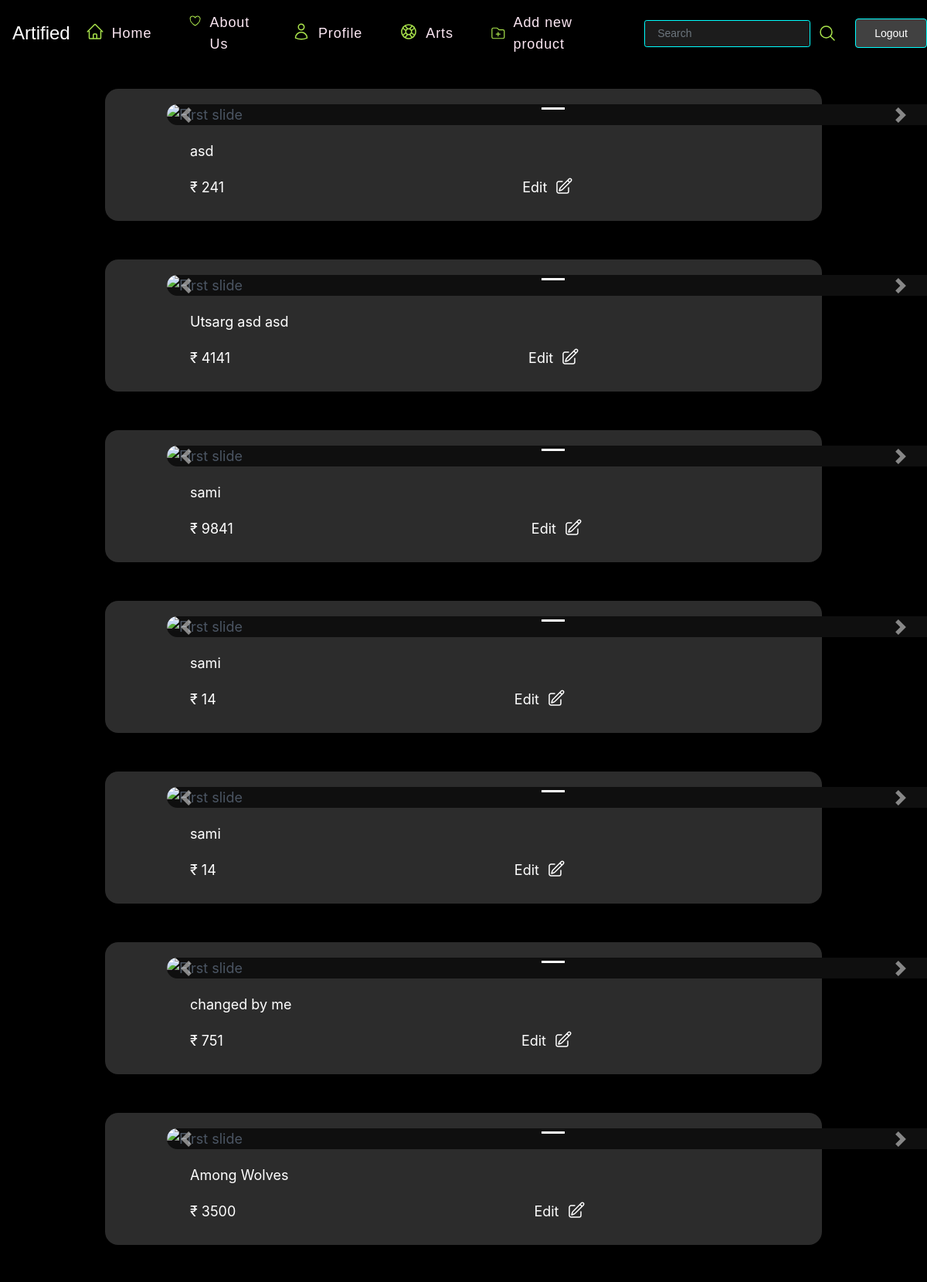
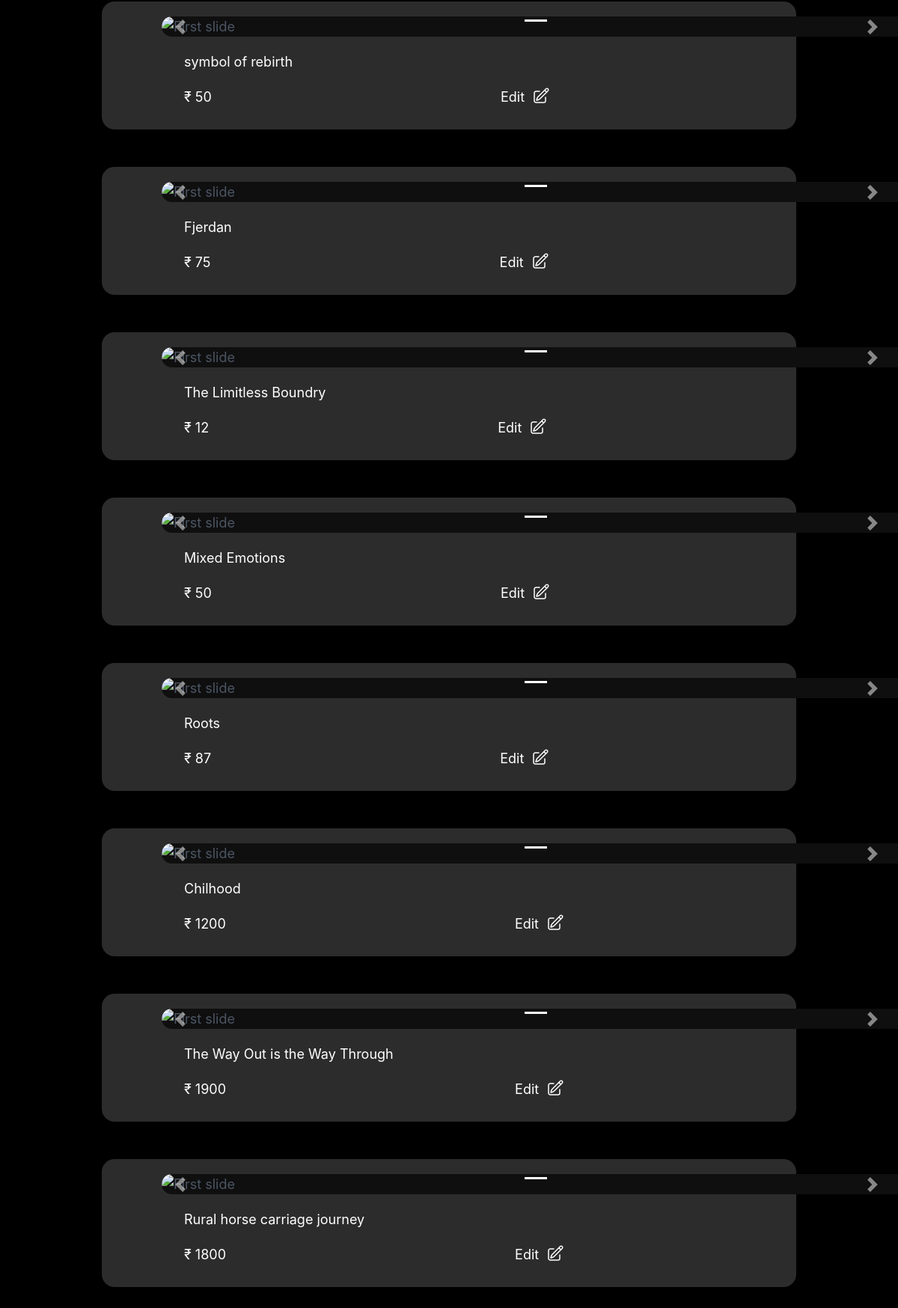
The app's page /seller/arts/ (signed in) with its own data (2 pictures, top to bottom).
### shop/models.py (models this page shows, shortened)
class Product(models.Model):
    product_id = models.AutoField(primary_key=True)
    product_name = models.CharField(max_length=50)
    category = models.CharField(max_length=50, default="")
    subcategory = models.CharField(max_length=50, default="")
    price = models.IntegerField(default=0)
    desc = models.CharField(max_length=3000)
    pub_date = models.DateTimeField(default=timezone.now)
    img = models.ManyToManyField(Product_image)
    seller = models.ForeignKey(
        Seller, default=None, on_delete=models.DO_NOTHING)

### seller_portal/views.py (the view)
# urls.py: path("arts/", views.seller_arts, name="seller_arts"),
@login_required(login_url='/seller/login')
def seller_arts(request):
    myuser = request.user
    allarts = []
    myseller = Seller.objects.get(user=myuser)
    allarts = list(Product.objects.filter(
        seller=myseller).order_by('-pub_date'))
    return render(request, 'arts.html', {"allProds": allarts})

### seller_portal/templates/arts.html (shortened to what this page needs)
{% extends 'basic.html' %}
{% block body %}
<section class="text-gray-600 body-font main-section">
  <div class="container px-5 py-14 mx-auto">
    {% if allProds %}
      <div class="all-item-section" style="display:flex; flex-direction: column; gap: 50px;">
        {% for i in allProds %}
        <div style="background-color:rgb(44, 44, 44); padding-left:0px; padding-top:20px; padding-right:0px; border-radius: 17px;">
          <div style="border-radius: 17px; margin-left:80px" id="carouselExampleIndicators" class="carousel slide background-image" data-ride="carousel">
            <ol class="carousel-indicators">
              <li data-target="#carouselExampleIndicators" data-slide-to="0" class="active"></li>
            </ol>
            <div class="carousel-inner">
              <div class="carousel-item active">
              </div>
            </div>
            <a class="carousel-control-prev" href="#carouselExampleIndicators" role="button" data-slide="prev">
              <span class="carousel-control-prev-icon" aria-hidden="true"></span>
            </a>
            <a class="carousel-control-next" href="#carouselExampleIndicators" role="button" data-slide="next">
              <span class="carousel-control-next-icon" aria-hidden="true"></span>
            </a>
        </div>
        <div style="margin-left: 70px; margin-top: 20px; padding-bottom: 30px;" class ="">
          <div>
            <div class="name-of-product for-blur">
              <p>{{i.product_name}}</p>
            </div>
            <div class="for-flex-edit for-blur">
              <div class="price-of-product">
                <p>₹ {{i.price}}</p>
              </div>
              <button class="edit-button product-id-{{i.product_id}}">
                <div class="edit-sec" style="display:flex; gap:10px;">
                  <span>Edit</span>
                </div>
              </button>
            </div>
        </div>
        </div>
      </div>
        {% endfor %}
      </div>
    {% else %}
    <div class ="">
      <h1 class = "h1">no arts have been added </h1>
      <a href = "/seller/add_new/" class = "link-primary h1">Add Now</a>
    </div>
    {% endif %}
    </div>
</section>
{% endblock %}

### seller_portal/templates/basic.html (shortened to what this page needs)
<!doctype html>
<html lang="en">
<head>
    <link rel="stylesheet" href="https://cdnjs.cloudflare.com/ajax/libs/font-awesome/5.15.4/css/all.min.css"
 />
        <script src="https://cdn.tailwindcss.com"></script>
  <link rel="stylesheet" href="https://cdn.jsdelivr.net/npm/bootstrap@4.3.1/dist/css/bootstrap.min.css">
        {% load static %}
        <link rel="stylesheet" href="https://cdn.jsdelivr.net/npm/bootstrap@4.0.0/dist/css/bootstrap.min.css">
        <link rel="stylesheet" href="https://cdn.jsdelivr.net/npm/bootstrap@4.3.1/dist/css/bootstrap.min.css">
        <link rel="stylesheet" href="https://cdn.jsdelivr.net/npm/bootstrap@4.0.0/dist/css/bootstrap.min.css">
            <link rel="stylesheet" href="{% static 'css/atr.css' %}">
            <link rel="stylesheet" href="{% static 'css/settings.css' %}">
</head>
<body>
    <header class="text-gray-900 body-font bg-gray-900 ">
        <div class="header-section">
            <a href="/"><span
                    class=" ml-3 text-2xl title-font font-medium  text-white lg:flex lg:mx-auto lg:flex lg:items-center lg:w-auto lg:space-x-6 lg:ml-6 md:ml-6 artified-logo">Artified</span></a>
                    <nav class="about-section"
                    class="hidden lg:flex lg:mx-auto lg:flex lg:items-center lg:w-auto lg:space-x-6 md:flex md:mx-auto md:flex md:items-center md:w-auto md:space-x-6 md:mr-auto md:ml-4 md:py-1 md:pl-4  flex flex-wrap items-center text-base justify-center">
                    <p class="icon home">
                      <a class="mr-5 hover:text-yellow-900 text-pink-100 text-lg font-medium tracking-wider"
                      href="/seller/">Home</a>
                    </p>
                    <p class="icon about-us">
                      <a class="mr-5 hover:text-yellow-900 text-pink-100 text-lg font-medium tracking-wider"
                      href="/seller/">About Us</a>
                    </p>
                    <p class="icon contact-us">
                      <a class="mr-5 hover:text-yellow-900 text-pink-100 text-lg font-medium tracking-wider"
                      href="/seller/">Profile</a>
                    </p>
                    <p class="icon oders">
                      <a class="mr-5 hover:text-yellow-900 text-pink-100 text-lg font-medium tracking-wider"
                      href="/seller/arts/">Arts</a>
                    </p>
                    <a class="mr-5 hover:text-yellow-900 text-pink-100 text-lg font-medium tracking-wider"
                    href="/seller/add_new/">Add new product</a>
                </nav>
            <form  class="form-inline seach-section" method='get' action='/search/'>
                <input type="search" class="form-control inline-flex items-center bg-gray-100 border-0 py-2 px-3 focus:outline-none hover:bg-gray-200 rounded-sm text-base md:mt-0 text-sm font-medium " placeholder="Search" aria-label="Search" aria-describedby="button-addon2" name='search' id='search'>
                <button class="search-icon" type="submit" id="button-addon2">
                    <svg xmlns="http://www.w3.org/2000/svg" fill="none" viewBox="0 0 24 24" stroke-width="1.5" stroke="currentColor" class="w-6 h-6 icon-search">
                        <path stroke-linecap="round" stroke-linejoin="round" d="M21 21l-5.197-5.197m0 0A7.5 7.5 0 105.196 5.196a7.5 7.5 0 0010.607 10.607z" />
                    </svg>
                </button>
            </form>
            <a href="/logout"> <button type="button"
                    class="inline-flex items-center bg-gray-100 border-0 py-2 px-4 focus:outline-none hover:bg-gray-200 rounded text-base md:mt-0 text-sm ml-4 font-medium logout-button">Logout
                </button></a>
        </div>
    </header>
    {% block body %}
    {% endblock %}
</body>
</html>

### seller_portal/static/css/atr.css (style rules this page uses)
.icon { display:flex; gap:10px; font-size: 16px; }
.icons { color: #a9e34b; }
.about-section { display: flex; gap:0px; align-items:center; justify-content: center; }
.artified-logo { margin-right: 20px!important; }
.text-gray-900 { height:65px; width:auto; }
.icon-search { color: #fff; margin-left: 10px; stroke: #a9e34b; }
#search { color: #fff; background-color: rgb(50, 50, 50); }
.seach-section { display: flex!important; flex-direction: row!important; }
.form-inline { display: flex; flex-flow: row!important; }
.header-section { display: flex; justify-content: center; align-items: center; padding-top: 15px; }
.logout-button { background-color: rgb(65, 65, 65)!important; color:#fff; border:1px solid aqua!important; }
.text-gray-600 { background-color: #000; display: flex; align-items: center; justify-content: center; align-self: center; }
.form-control { background-color:rgb(28, 28, 28)!important; color: rgb(154, 154, 154); border: 1px solid aqua!important; }
.text-gray-900 { color:#747779!important; font-family: sans-serif!important; font-weight: bold!important; background-color: #000!important; }
.carousel-control-prev-icon { margin-right: 100px; }
.carousel-control-next-icon { margin-left: 50px; }
.carousel { width:1000px; height: auto; background-color: rgb(15, 15, 15); }
.name-of-product { color: #fff; margin-left: 40px; }
.price-of-product { margin-top: 20px; color: #fff; margin-left: 40px; }
.edit-button { color: #fff; display: flex; gap: 15px; margin-top: 20px; }
.all-item-section { display: grid; grid-template-columns: 1fr 1fr 1fr; column-gap: 40px; row-gap: 70px; }
.for-flex-edit { display: flex; gap:45% }
.container { width: 95%!important; height: auto!important; background-color: rgb(0, 0, 0); margin-top:50px; font-size: 18px; margin-bottom: 50px; position: relative; filter: none; transition: filter 0.3s ease; }
.py-14 { padding-top: 0!important; }

### seller_portal/templates/basic.html (style rules this page uses)
body { background-color: #000; }

### records on screen
Product: product_name "asd", price "241"
Product: product_name "Utsarg asd asd", price "4141"
Product: product_name "sami", price "9841"
Product: product_name "sami", price "14"
Product: product_name "sami", price "14"
Product: product_name "changed by me", price "751"
Product: product_name "Among Wolves", price "3500"
Product: product_name "symbol of rebirth", price "50"
Product: product_name "Fjerdan", price "75"
Product: product_name "The Limitless Boundry", price "12"
Product: product_name "Mixed Emotions", price "50"
Product: product_name "Roots", price "87"
Product: product_name "Chilhood", price "1200"
Product: product_name "The Way Out is the Way Through", price "1900"
Product: product_name "Rural horse carriage journey", price "1800"
